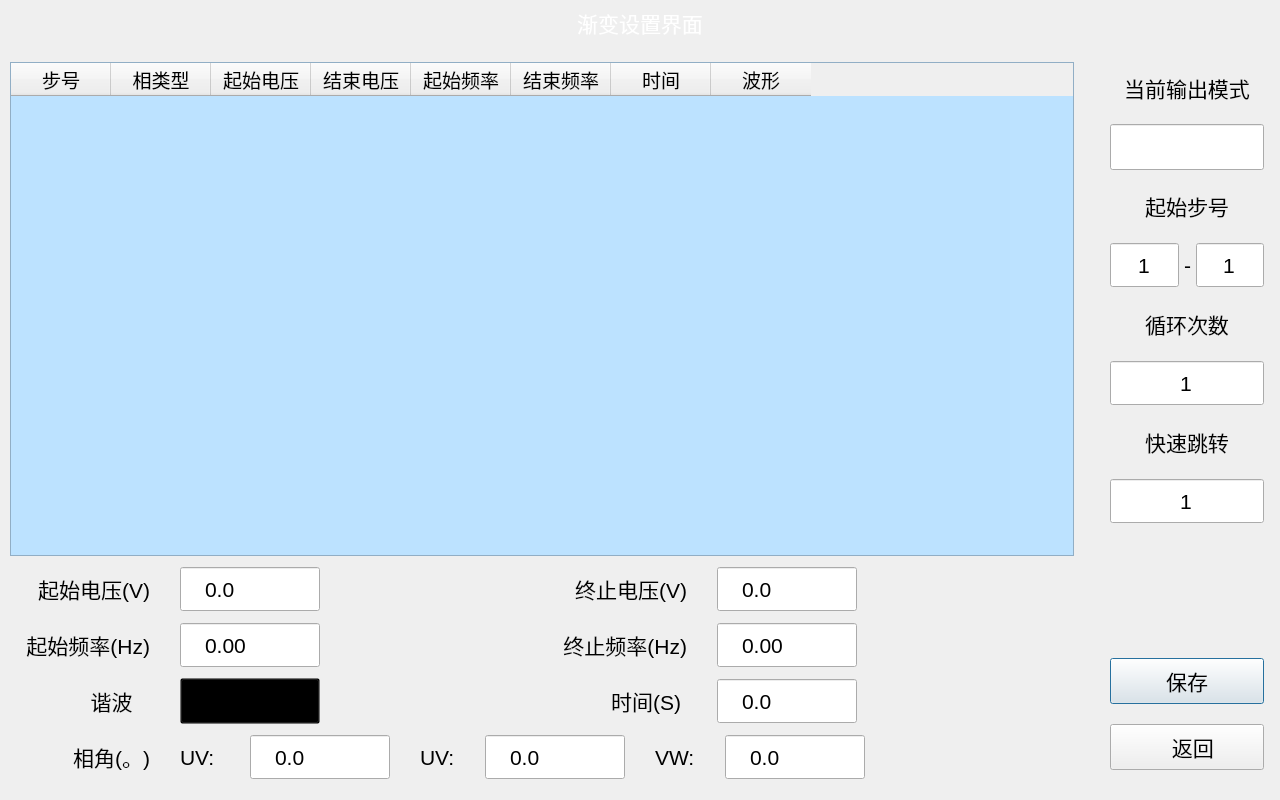
<?xml version="1.0" encoding="UTF-8"?>
<ui version="4.0">
 <class>GradientSetDialog</class>
 <widget class="QDialog" name="GradientSetDialog">
  <property name="geometry">
   <rect>
    <x>0</x>
    <y>0</y>
    <width>1280</width>
    <height>800</height>
   </rect>
  </property>
  <property name="windowTitle">
   <string notr="true"/>
  </property>
  <property name="styleSheet">
   <string notr="true">#GradientSetDialog{
border-image: url(:/png/main/bg_test.png);
}

QLabel{
font-size: 16pt;
}

QCheckBox{
font-size: 16pt;
}
QCheckBox::indicator{
width: 20px;
height: 20px;
}

QLineEdit{
font-size: 16pt;
border-image: url(:/png/main/btntest.png);
padding-left: 20px;
}

QSpinBox{
font-size: 16pt;
border-image: url(:/png/main/btntest.png);
}

QDoubleSpinBox{
font-size: 16pt;
border-image: url(:/png/main/btntest.png);
padding-left: 20px;
}

QComboBox{
font-size: 16pt;
border-image: url(:/png/main/btntest.png);
background: transparent;
padding-left: 20px;
}
QComboBox::drop-down{
background: transparent;
padding-right: 30px;
}
QComboBox::down-arrow{
border-image: url(:/png/main/icon_arrow.png);
width: 16px;
height: 16px;
border: none;
}
QComboBox QAbstractItemView{
padding-left: 20px;
font-size: 16pt;
selection-color: rgb(255, 255, 255);
selection-background-color: rgb(26, 95, 180);
}

QPushButton{
font-size: 16pt;
border-image: url(:/png/main/btntest.png);
}
QPushButton:pressed{
border-image: url(:/png/main/btntest1.png);
}

QTableWidget{
font-size: 16pt;
background-color: #BCE2FF;
alternate-background-color: #D0EBFF;
}
QHeaderView{
font-size: 14pt;
}
QTableWidget::item::selected{
color: #BCE2FF;
background-color: #0663A1;
}

#nameLab,
#timeLab{
color: rgb(255, 255, 255);
}</string>
  </property>
  <layout class="QVBoxLayout" name="verticalLayout">
   <property name="spacing">
    <number>10</number>
   </property>
   <property name="leftMargin">
    <number>0</number>
   </property>
   <property name="topMargin">
    <number>0</number>
   </property>
   <property name="rightMargin">
    <number>0</number>
   </property>
   <property name="bottomMargin">
    <number>0</number>
   </property>
   <item>
    <widget class="QWidget" name="widget" native="true">
     <property name="minimumSize">
      <size>
       <width>0</width>
       <height>42</height>
      </size>
     </property>
     <property name="styleSheet">
      <string notr="true"/>
     </property>
     <layout class="QHBoxLayout" name="horizontalLayout_2">
      <property name="spacing">
       <number>10</number>
      </property>
      <property name="leftMargin">
       <number>20</number>
      </property>
      <property name="topMargin">
       <number>4</number>
      </property>
      <property name="rightMargin">
       <number>10</number>
      </property>
      <property name="bottomMargin">
       <number>0</number>
      </property>
      <item>
       <widget class="QLabel" name="logoLab">
        <property name="minimumSize">
         <size>
          <width>120</width>
          <height>30</height>
         </size>
        </property>
        <property name="maximumSize">
         <size>
          <width>16777215</width>
          <height>30</height>
         </size>
        </property>
        <property name="styleSheet">
         <string notr="true">border-image: url(:/png/main/logo.png);</string>
        </property>
        <property name="text">
         <string/>
        </property>
       </widget>
      </item>
      <item>
       <spacer name="horizontalSpacer_8">
        <property name="orientation">
         <enum>Qt::Horizontal</enum>
        </property>
        <property name="sizeHint" stdset="0">
         <size>
          <width>40</width>
          <height>20</height>
         </size>
        </property>
       </spacer>
      </item>
      <item>
       <widget class="QLabel" name="nameLab">
        <property name="minimumSize">
         <size>
          <width>414</width>
          <height>0</height>
         </size>
        </property>
        <property name="text">
         <string>渐变设置界面</string>
        </property>
        <property name="alignment">
         <set>Qt::AlignCenter</set>
        </property>
       </widget>
      </item>
      <item>
       <widget class="QLabel" name="timeLab">
        <property name="minimumSize">
         <size>
          <width>413</width>
          <height>0</height>
         </size>
        </property>
        <property name="text">
         <string/>
        </property>
        <property name="alignment">
         <set>Qt::AlignRight|Qt::AlignTrailing|Qt::AlignVCenter</set>
        </property>
       </widget>
      </item>
     </layout>
    </widget>
   </item>
   <item>
    <layout class="QHBoxLayout" name="horizontalLayout" stretch="0,1">
     <property name="spacing">
      <number>10</number>
     </property>
     <property name="rightMargin">
      <number>0</number>
     </property>
     <item>
      <widget class="QWidget" name="widget_2" native="true">
       <property name="maximumSize">
        <size>
         <width>16777215</width>
         <height>800</height>
        </size>
       </property>
       <layout class="QVBoxLayout" name="verticalLayout_2" stretch="1,0,0,0,0">
        <property name="spacing">
         <number>10</number>
        </property>
        <property name="leftMargin">
         <number>10</number>
        </property>
        <property name="topMargin">
         <number>10</number>
        </property>
        <property name="rightMargin">
         <number>10</number>
        </property>
        <property name="bottomMargin">
         <number>20</number>
        </property>
        <item>
         <widget class="QTableWidget" name="tableWidget">
          <property name="styleSheet">
           <string notr="true"/>
          </property>
          <property name="horizontalScrollBarPolicy">
           <enum>Qt::ScrollBarAsNeeded</enum>
          </property>
          <property name="editTriggers">
           <set>QAbstractItemView::NoEditTriggers</set>
          </property>
          <property name="alternatingRowColors">
           <bool>true</bool>
          </property>
          <property name="selectionMode">
           <enum>QAbstractItemView::SingleSelection</enum>
          </property>
          <property name="selectionBehavior">
           <enum>QAbstractItemView::SelectRows</enum>
          </property>
          <attribute name="verticalHeaderVisible">
           <bool>false</bool>
          </attribute>
          <column>
           <property name="text">
            <string>步号</string>
           </property>
          </column>
          <column>
           <property name="text">
            <string>相类型</string>
           </property>
          </column>
          <column>
           <property name="text">
            <string>起始电压</string>
           </property>
          </column>
          <column>
           <property name="text">
            <string>结束电压</string>
           </property>
          </column>
          <column>
           <property name="text">
            <string>起始频率</string>
           </property>
          </column>
          <column>
           <property name="text">
            <string>结束频率</string>
           </property>
          </column>
          <column>
           <property name="text">
            <string>时间</string>
           </property>
          </column>
          <column>
           <property name="text">
            <string>波形</string>
           </property>
          </column>
         </widget>
        </item>
        <item>
         <widget class="QWidget" name="UWidget" native="true">
          <layout class="QHBoxLayout" name="horizontalLayout_3">
           <property name="spacing">
            <number>30</number>
           </property>
           <property name="leftMargin">
            <number>10</number>
           </property>
           <property name="topMargin">
            <number>0</number>
           </property>
           <property name="rightMargin">
            <number>10</number>
           </property>
           <property name="bottomMargin">
            <number>0</number>
           </property>
           <item>
            <widget class="QLabel" name="label_8">
             <property name="minimumSize">
              <size>
               <width>130</width>
               <height>0</height>
              </size>
             </property>
             <property name="text">
              <string>起始电压(V)</string>
             </property>
             <property name="alignment">
              <set>Qt::AlignRight|Qt::AlignTrailing|Qt::AlignVCenter</set>
             </property>
            </widget>
           </item>
           <item>
            <widget class="QDoubleSpinBox" name="voltageStartLEU">
             <property name="minimumSize">
              <size>
               <width>140</width>
               <height>46</height>
              </size>
             </property>
             <property name="buttonSymbols">
              <enum>QAbstractSpinBox::NoButtons</enum>
             </property>
             <property name="prefix">
              <string notr="true"/>
             </property>
             <property name="suffix">
              <string notr="true"/>
             </property>
             <property name="decimals">
              <number>1</number>
             </property>
             <property name="maximum">
              <double>500.000000000000000</double>
             </property>
            </widget>
           </item>
           <item>
            <spacer name="horizontalSpacer_4">
             <property name="orientation">
              <enum>Qt::Horizontal</enum>
             </property>
             <property name="sizeHint" stdset="0">
              <size>
               <width>40</width>
               <height>20</height>
              </size>
             </property>
            </spacer>
           </item>
           <item>
            <widget class="QLabel" name="label_7">
             <property name="minimumSize">
              <size>
               <width>130</width>
               <height>0</height>
              </size>
             </property>
             <property name="text">
              <string>终止电压(V)</string>
             </property>
             <property name="alignment">
              <set>Qt::AlignRight|Qt::AlignTrailing|Qt::AlignVCenter</set>
             </property>
            </widget>
           </item>
           <item>
            <widget class="QDoubleSpinBox" name="voltageStopLEU">
             <property name="minimumSize">
              <size>
               <width>140</width>
               <height>46</height>
              </size>
             </property>
             <property name="buttonSymbols">
              <enum>QAbstractSpinBox::NoButtons</enum>
             </property>
             <property name="prefix">
              <string notr="true"/>
             </property>
             <property name="suffix">
              <string notr="true"/>
             </property>
             <property name="decimals">
              <number>1</number>
             </property>
             <property name="maximum">
              <double>500.000000000000000</double>
             </property>
            </widget>
           </item>
           <item>
            <spacer name="horizontalSpacer_3">
             <property name="orientation">
              <enum>Qt::Horizontal</enum>
             </property>
             <property name="sizeHint" stdset="0">
              <size>
               <width>40</width>
               <height>20</height>
              </size>
             </property>
            </spacer>
           </item>
          </layout>
         </widget>
        </item>
        <item>
         <widget class="QWidget" name="UWidget_2" native="true">
          <layout class="QHBoxLayout" name="horizontalLayout_4">
           <property name="spacing">
            <number>30</number>
           </property>
           <property name="leftMargin">
            <number>10</number>
           </property>
           <property name="topMargin">
            <number>0</number>
           </property>
           <property name="rightMargin">
            <number>10</number>
           </property>
           <property name="bottomMargin">
            <number>0</number>
           </property>
           <item>
            <widget class="QLabel" name="label_13">
             <property name="minimumSize">
              <size>
               <width>130</width>
               <height>0</height>
              </size>
             </property>
             <property name="text">
              <string>起始频率(Hz)</string>
             </property>
             <property name="alignment">
              <set>Qt::AlignRight|Qt::AlignTrailing|Qt::AlignVCenter</set>
             </property>
            </widget>
           </item>
           <item>
            <widget class="QDoubleSpinBox" name="freqStartLEU">
             <property name="minimumSize">
              <size>
               <width>140</width>
               <height>46</height>
              </size>
             </property>
             <property name="buttonSymbols">
              <enum>QAbstractSpinBox::NoButtons</enum>
             </property>
             <property name="prefix">
              <string notr="true"/>
             </property>
             <property name="suffix">
              <string notr="true"/>
             </property>
             <property name="maximum">
              <double>240.000000000000000</double>
             </property>
            </widget>
           </item>
           <item>
            <spacer name="horizontalSpacer_6">
             <property name="orientation">
              <enum>Qt::Horizontal</enum>
             </property>
             <property name="sizeHint" stdset="0">
              <size>
               <width>40</width>
               <height>20</height>
              </size>
             </property>
            </spacer>
           </item>
           <item>
            <widget class="QLabel" name="label_23">
             <property name="minimumSize">
              <size>
               <width>130</width>
               <height>0</height>
              </size>
             </property>
             <property name="text">
              <string>终止频率(Hz)</string>
             </property>
             <property name="alignment">
              <set>Qt::AlignRight|Qt::AlignTrailing|Qt::AlignVCenter</set>
             </property>
            </widget>
           </item>
           <item>
            <widget class="QDoubleSpinBox" name="freqStopLEU">
             <property name="minimumSize">
              <size>
               <width>140</width>
               <height>46</height>
              </size>
             </property>
             <property name="buttonSymbols">
              <enum>QAbstractSpinBox::NoButtons</enum>
             </property>
             <property name="prefix">
              <string notr="true"/>
             </property>
             <property name="suffix">
              <string notr="true"/>
             </property>
             <property name="maximum">
              <double>240.000000000000000</double>
             </property>
            </widget>
           </item>
           <item>
            <spacer name="horizontalSpacer_2">
             <property name="orientation">
              <enum>Qt::Horizontal</enum>
             </property>
             <property name="sizeHint" stdset="0">
              <size>
               <width>40</width>
               <height>20</height>
              </size>
             </property>
            </spacer>
           </item>
          </layout>
         </widget>
        </item>
        <item>
         <widget class="QWidget" name="widget_3" native="true">
          <layout class="QHBoxLayout" name="horizontalLayout_5">
           <property name="spacing">
            <number>30</number>
           </property>
           <property name="leftMargin">
            <number>10</number>
           </property>
           <property name="topMargin">
            <number>0</number>
           </property>
           <property name="rightMargin">
            <number>10</number>
           </property>
           <property name="bottomMargin">
            <number>0</number>
           </property>
           <item>
            <widget class="QLabel" name="label_16">
             <property name="minimumSize">
              <size>
               <width>130</width>
               <height>0</height>
              </size>
             </property>
             <property name="text">
              <string>谐波   </string>
             </property>
             <property name="alignment">
              <set>Qt::AlignRight|Qt::AlignTrailing|Qt::AlignVCenter</set>
             </property>
            </widget>
           </item>
           <item>
            <widget class="QComboBox" name="harmonicsCBU">
             <property name="minimumSize">
              <size>
               <width>140</width>
               <height>46</height>
              </size>
             </property>
             <property name="maximumSize">
              <size>
               <width>120</width>
               <height>16777215</height>
              </size>
             </property>
             <property name="currentText">
              <string notr="true">正弦波</string>
             </property>
             <item>
              <property name="text">
               <string>正弦波</string>
              </property>
             </item>
             <item>
              <property name="text">
               <string>谐波1</string>
              </property>
             </item>
             <item>
              <property name="text">
               <string>谐波2</string>
              </property>
             </item>
             <item>
              <property name="text">
               <string>谐波3</string>
              </property>
             </item>
             <item>
              <property name="text">
               <string>谐波4</string>
              </property>
             </item>
             <item>
              <property name="text">
               <string>谐波5</string>
              </property>
             </item>
             <item>
              <property name="text">
               <string>谐波6</string>
              </property>
             </item>
             <item>
              <property name="text">
               <string>谐波7</string>
              </property>
             </item>
             <item>
              <property name="text">
               <string>谐波8</string>
              </property>
             </item>
             <item>
              <property name="text">
               <string>谐波9</string>
              </property>
             </item>
             <item>
              <property name="text">
               <string>谐波10</string>
              </property>
             </item>
            </widget>
           </item>
           <item>
            <spacer name="horizontalSpacer_7">
             <property name="orientation">
              <enum>Qt::Horizontal</enum>
             </property>
             <property name="sizeHint" stdset="0">
              <size>
               <width>40</width>
               <height>20</height>
              </size>
             </property>
            </spacer>
           </item>
           <item>
            <widget class="QLabel" name="label_9">
             <property name="minimumSize">
              <size>
               <width>130</width>
               <height>0</height>
              </size>
             </property>
             <property name="text">
              <string>时间(S) </string>
             </property>
             <property name="alignment">
              <set>Qt::AlignRight|Qt::AlignTrailing|Qt::AlignVCenter</set>
             </property>
            </widget>
           </item>
           <item>
            <widget class="QDoubleSpinBox" name="timeLEU">
             <property name="minimumSize">
              <size>
               <width>140</width>
               <height>46</height>
              </size>
             </property>
             <property name="buttonSymbols">
              <enum>QAbstractSpinBox::NoButtons</enum>
             </property>
             <property name="prefix">
              <string notr="true"/>
             </property>
             <property name="suffix">
              <string notr="true"/>
             </property>
             <property name="decimals">
              <number>1</number>
             </property>
             <property name="maximum">
              <double>99999.000000000000000</double>
             </property>
            </widget>
           </item>
           <item>
            <spacer name="horizontalSpacer_5">
             <property name="orientation">
              <enum>Qt::Horizontal</enum>
             </property>
             <property name="sizeHint" stdset="0">
              <size>
               <width>40</width>
               <height>20</height>
              </size>
             </property>
            </spacer>
           </item>
          </layout>
         </widget>
        </item>
        <item>
         <widget class="QWidget" name="angleWidget" native="true">
          <layout class="QHBoxLayout" name="horizontalLayout_6">
           <property name="spacing">
            <number>30</number>
           </property>
           <property name="leftMargin">
            <number>10</number>
           </property>
           <property name="topMargin">
            <number>0</number>
           </property>
           <property name="rightMargin">
            <number>10</number>
           </property>
           <property name="bottomMargin">
            <number>0</number>
           </property>
           <item>
            <widget class="QLabel" name="angleLab">
             <property name="minimumSize">
              <size>
               <width>130</width>
               <height>0</height>
              </size>
             </property>
             <property name="text">
              <string>相角(。)</string>
             </property>
             <property name="alignment">
              <set>Qt::AlignRight|Qt::AlignTrailing|Qt::AlignVCenter</set>
             </property>
            </widget>
           </item>
           <item>
            <widget class="QLabel" name="label_28">
             <property name="minimumSize">
              <size>
               <width>40</width>
               <height>0</height>
              </size>
             </property>
             <property name="text">
              <string notr="true">UV:</string>
             </property>
            </widget>
           </item>
           <item>
            <widget class="QDoubleSpinBox" name="angleLE1">
             <property name="minimumSize">
              <size>
               <width>140</width>
               <height>46</height>
              </size>
             </property>
             <property name="buttonSymbols">
              <enum>QAbstractSpinBox::NoButtons</enum>
             </property>
             <property name="prefix">
              <string notr="true"/>
             </property>
             <property name="suffix">
              <string notr="true"/>
             </property>
             <property name="decimals">
              <number>1</number>
             </property>
             <property name="maximum">
              <double>360.000000000000000</double>
             </property>
            </widget>
           </item>
           <item>
            <widget class="QLabel" name="label_30">
             <property name="text">
              <string notr="true">UV:</string>
             </property>
            </widget>
           </item>
           <item>
            <widget class="QDoubleSpinBox" name="angleLE2">
             <property name="minimumSize">
              <size>
               <width>140</width>
               <height>46</height>
              </size>
             </property>
             <property name="buttonSymbols">
              <enum>QAbstractSpinBox::NoButtons</enum>
             </property>
             <property name="prefix">
              <string notr="true"/>
             </property>
             <property name="suffix">
              <string notr="true"/>
             </property>
             <property name="decimals">
              <number>1</number>
             </property>
             <property name="maximum">
              <double>360.000000000000000</double>
             </property>
            </widget>
           </item>
           <item>
            <widget class="QLabel" name="label_32">
             <property name="text">
              <string notr="true">VW:</string>
             </property>
            </widget>
           </item>
           <item>
            <widget class="QDoubleSpinBox" name="angleLE3">
             <property name="minimumSize">
              <size>
               <width>140</width>
               <height>46</height>
              </size>
             </property>
             <property name="buttonSymbols">
              <enum>QAbstractSpinBox::NoButtons</enum>
             </property>
             <property name="prefix">
              <string notr="true"/>
             </property>
             <property name="suffix">
              <string notr="true"/>
             </property>
             <property name="decimals">
              <number>1</number>
             </property>
             <property name="maximum">
              <double>360.000000000000000</double>
             </property>
            </widget>
           </item>
           <item>
            <spacer name="horizontalSpacer">
             <property name="orientation">
              <enum>Qt::Horizontal</enum>
             </property>
             <property name="sizeHint" stdset="0">
              <size>
               <width>40</width>
               <height>20</height>
              </size>
             </property>
            </spacer>
           </item>
          </layout>
         </widget>
        </item>
       </layout>
      </widget>
     </item>
     <item>
      <widget class="QWidget" name="widget_4" native="true">
       <property name="minimumSize">
        <size>
         <width>186</width>
         <height>0</height>
        </size>
       </property>
       <property name="maximumSize">
        <size>
         <width>186</width>
         <height>16777215</height>
        </size>
       </property>
       <property name="styleSheet">
        <string notr="true">QLineEdit{
padding-left: 0px;
}</string>
       </property>
       <layout class="QVBoxLayout" name="verticalLayout_3">
        <property name="spacing">
         <number>20</number>
        </property>
        <property name="leftMargin">
         <number>16</number>
        </property>
        <property name="topMargin">
         <number>20</number>
        </property>
        <property name="rightMargin">
         <number>16</number>
        </property>
        <property name="bottomMargin">
         <number>30</number>
        </property>
        <item>
         <widget class="QLabel" name="label_6">
          <property name="text">
           <string>当前输出模式</string>
          </property>
          <property name="alignment">
           <set>Qt::AlignCenter</set>
          </property>
         </widget>
        </item>
        <item>
         <widget class="QLineEdit" name="outputModeLE">
          <property name="minimumSize">
           <size>
            <width>0</width>
            <height>46</height>
           </size>
          </property>
          <property name="text">
           <string/>
          </property>
          <property name="alignment">
           <set>Qt::AlignCenter</set>
          </property>
          <property name="readOnly">
           <bool>true</bool>
          </property>
         </widget>
        </item>
        <item>
         <widget class="QLabel" name="label_10">
          <property name="text">
           <string>起始步号</string>
          </property>
          <property name="alignment">
           <set>Qt::AlignCenter</set>
          </property>
         </widget>
        </item>
        <item>
         <layout class="QHBoxLayout" name="horizontalLayout_7" stretch="1,0,1">
          <property name="spacing">
           <number>5</number>
          </property>
          <property name="rightMargin">
           <number>0</number>
          </property>
          <item>
           <widget class="QSpinBox" name="startStepNoLE">
            <property name="minimumSize">
             <size>
              <width>0</width>
              <height>46</height>
             </size>
            </property>
            <property name="alignment">
             <set>Qt::AlignCenter</set>
            </property>
            <property name="buttonSymbols">
             <enum>QAbstractSpinBox::NoButtons</enum>
            </property>
            <property name="suffix">
             <string notr="true"/>
            </property>
            <property name="prefix">
             <string notr="true"/>
            </property>
            <property name="minimum">
             <number>1</number>
            </property>
            <property name="maximum">
             <number>100</number>
            </property>
           </widget>
          </item>
          <item>
           <widget class="QLabel" name="label_12">
            <property name="text">
             <string>-</string>
            </property>
           </widget>
          </item>
          <item>
           <widget class="QSpinBox" name="stopStepNoLE">
            <property name="minimumSize">
             <size>
              <width>0</width>
              <height>46</height>
             </size>
            </property>
            <property name="alignment">
             <set>Qt::AlignCenter</set>
            </property>
            <property name="buttonSymbols">
             <enum>QAbstractSpinBox::NoButtons</enum>
            </property>
            <property name="suffix">
             <string notr="true"/>
            </property>
            <property name="prefix">
             <string notr="true"/>
            </property>
            <property name="minimum">
             <number>1</number>
            </property>
            <property name="maximum">
             <number>100</number>
            </property>
           </widget>
          </item>
         </layout>
        </item>
        <item>
         <widget class="QLabel" name="label_11">
          <property name="text">
           <string>循环次数</string>
          </property>
          <property name="alignment">
           <set>Qt::AlignCenter</set>
          </property>
         </widget>
        </item>
        <item>
         <widget class="QSpinBox" name="cycleLE">
          <property name="minimumSize">
           <size>
            <width>0</width>
            <height>46</height>
           </size>
          </property>
          <property name="alignment">
           <set>Qt::AlignCenter</set>
          </property>
          <property name="buttonSymbols">
           <enum>QAbstractSpinBox::NoButtons</enum>
          </property>
          <property name="suffix">
           <string notr="true"/>
          </property>
          <property name="prefix">
           <string notr="true"/>
          </property>
          <property name="minimum">
           <number>1</number>
          </property>
          <property name="maximum">
           <number>999999</number>
          </property>
         </widget>
        </item>
        <item>
         <widget class="QLabel" name="label_5">
          <property name="text">
           <string>快速跳转</string>
          </property>
          <property name="alignment">
           <set>Qt::AlignCenter</set>
          </property>
         </widget>
        </item>
        <item>
         <widget class="QSpinBox" name="jumpLE">
          <property name="minimumSize">
           <size>
            <width>0</width>
            <height>46</height>
           </size>
          </property>
          <property name="alignment">
           <set>Qt::AlignCenter</set>
          </property>
          <property name="buttonSymbols">
           <enum>QAbstractSpinBox::NoButtons</enum>
          </property>
          <property name="suffix">
           <string notr="true"/>
          </property>
          <property name="prefix">
           <string notr="true"/>
          </property>
          <property name="minimum">
           <number>1</number>
          </property>
          <property name="maximum">
           <number>100</number>
          </property>
         </widget>
        </item>
        <item>
         <spacer name="verticalSpacer">
          <property name="orientation">
           <enum>Qt::Vertical</enum>
          </property>
          <property name="sizeHint" stdset="0">
           <size>
            <width>20</width>
            <height>288</height>
           </size>
          </property>
         </spacer>
        </item>
        <item>
         <widget class="QPushButton" name="saveBtn">
          <property name="minimumSize">
           <size>
            <width>0</width>
            <height>46</height>
           </size>
          </property>
          <property name="text">
           <string>保存</string>
          </property>
         </widget>
        </item>
        <item>
         <widget class="QPushButton" name="backBtn">
          <property name="minimumSize">
           <size>
            <width>0</width>
            <height>46</height>
           </size>
          </property>
          <property name="text">
           <string>  返回</string>
          </property>
          <property name="icon">
           <iconset resource="../res/res.qrc">
            <normaloff>:/png/main/icon_back.png</normaloff>:/png/main/icon_back.png</iconset>
          </property>
          <property name="iconSize">
           <size>
            <width>40</width>
            <height>40</height>
           </size>
          </property>
         </widget>
        </item>
       </layout>
      </widget>
     </item>
    </layout>
   </item>
  </layout>
 </widget>
 <resources>
  <include location="../res/res.qrc"/>
 </resources>
 <connections/>
</ui>
